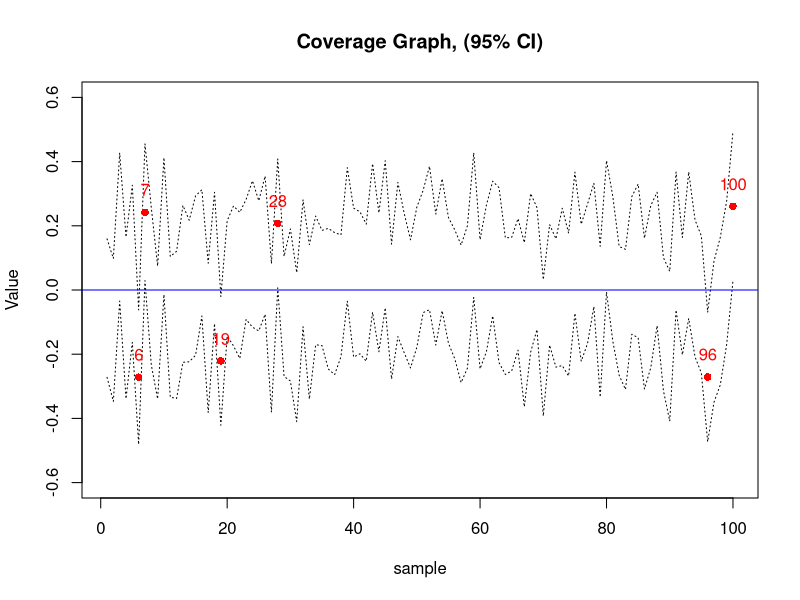

Write R code to recreate this figure.
## ---- chunk 1
set.seed(116)
observations<-80
samples<-100
datasets<-replicate(samples,rnorm(observations,mean=0,sd=1))
## ---- chunk 2
results<-matrix(NA,nrow=5,ncol=samples)
results[1,]<-abs(colMeans(datasets)-0)
results[2,]<-apply(X=datasets,MARGIN=2,FUN=sd)/sqrt(observations)
results[3,]<-colMeans(datasets)+results[2,]*-1.96
results[4,]<-colMeans(datasets)+results[2,]*1.96
results[5,]<-ifelse((results[4,]<0 | results[3,]>0),1,0)
## ---- chunk 3
plot(c(1:samples),results[3,],type="l", lty=3, ylim=c(-0.6,0.6), main="Coverage Graph, (95% CI)", 
     xlab="sample", ylab="Value")
lines(c(1:samples),results[4,],type="l", lty=3)
abline(h=0, col="blue")
lines(which(results[5,]==1),colMeans(datasets[,results[5,]==1]), type="p", pch=16, col="red")
text(x=1:samples, y=0.07+colMeans(datasets), labels=ifelse(results[5,]==1,c(1:samples),""), col="red") 
## ---- chunk 4
library(knitr)
dataNC<-data.frame(datasets[,results[5,]==1])
colnames(dataNC)<-paste("Sample ", which(results[5,]==1))
kable(dataNC, caption = "Simulated samples that don't cover the population mean")
